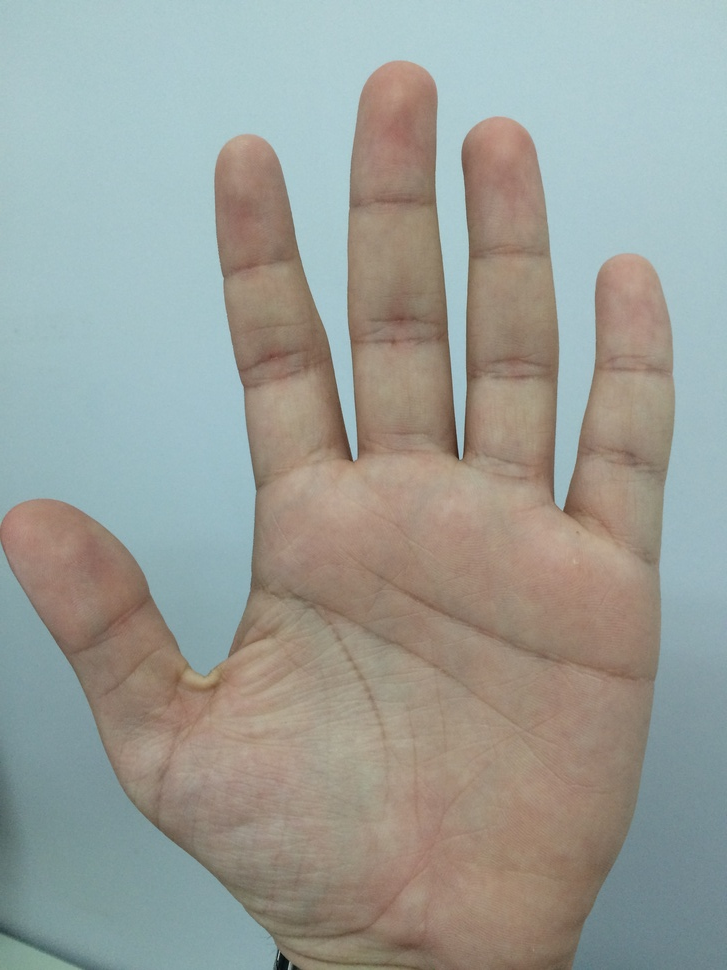
//> input picture issue_51/Sift Gabriel/img1.jpeg, 727 x 970 px, shrunk from 2448 x 3264 before the run, given in place of img1.jpg, which was not available
$ ./main   (built with g++ and OpenCV 4, older OpenCV classes emulated)
//> lines starting //> are read from the running program, lines starting //| are printed output that depends on the picture; pictures that were not available may be replaced by others from this repository, and a replacement may not be noted
#include <stdio.h>
#include <iostream>
#include "opencv2\core\core.hpp"
#include "opencv2\features2d\features2d.hpp"
#include "opencv2\highgui\highgui.hpp"
#include "opencv2\nonfree\nonfree.hpp"
#include "opencv2\nonfree\features2d.hpp"

using namespace cv;
using namespace std;

int main(){

    Mat img_1 = imread("img1.jpg",CV_LOAD_IMAGE_GRAYSCALE);
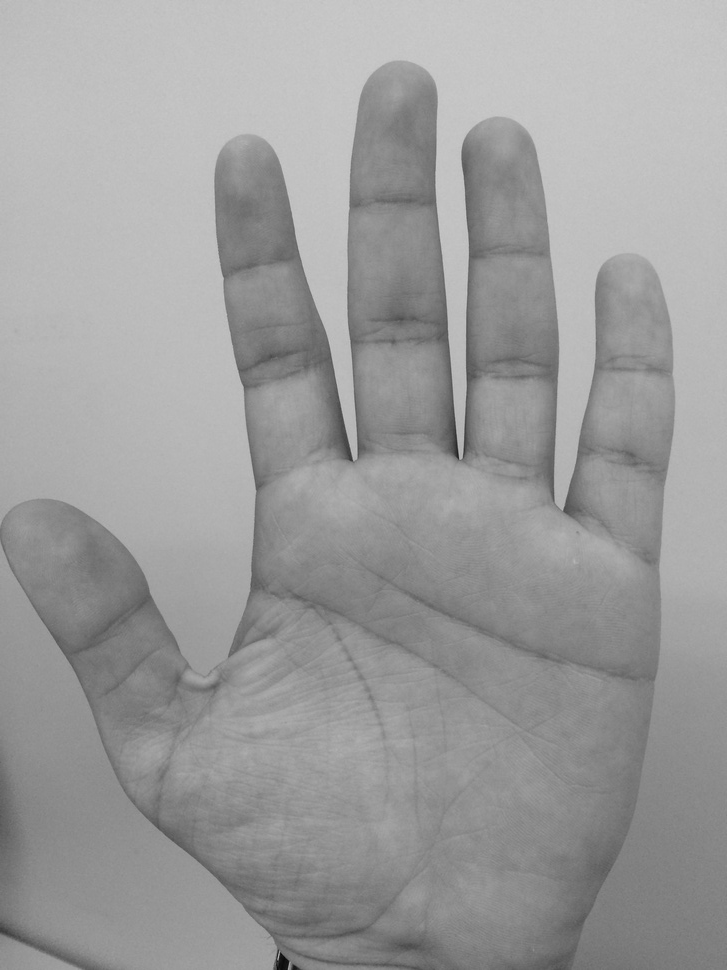
//> img_1: 970 rows x 727 cols, CV_8UC1; min 8, max 203, mean 156.3
    Mat img_2 = imread("img2.jpg",CV_LOAD_IMAGE_GRAYSCALE);
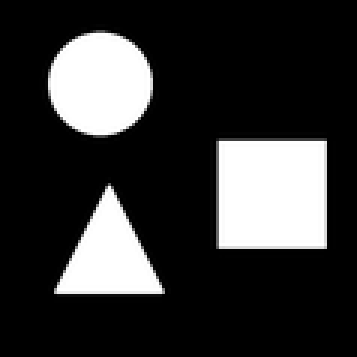
//> input picture issue_35/img2.png, 119 x 119 px, shrunk from 400 x 402 before the run, given in place of img2.jpg, which was not available (shown 3 times larger)
//> img_2 is the input picture: 119 rows x 119 cols, CV_8UC1; min 0, max 255, mean 53.2

    Mat img_keypoints_1;
    Mat img_keypoints_2;

    SiftFeatureDetector detector(100);

    vector<KeyPoint> keypoints_1;
    vector<KeyPoint> keypoints_2;

    detector.detect(img_1,keypoints_1);
//> keypoints_1 = 100 keypoints; strongest (x, y, size): (350, 459, 3.1), (350, 458, 3.8), (251, 213, 60.7), (287, 962, 2.5)
    detector.detect(img_2,keypoints_2);
//> keypoints_2 = 14 keypoints; strongest (x, y, size): (33, 28, 21.5), (36, 86, 18.3), (88, 64, 23.8), (101, 76, 11.1)


    SiftDescriptorExtractor extractor;

    Mat descriptors_1, descriptors_2;

    extractor.compute( img_1, keypoints_1, descriptors_1 );
    extractor.compute( img_2, keypoints_2, descriptors_2 );

    BFMatcher matcher(NORM_L2);
    vector< DMatch > matches;
    matcher.match( descriptors_1, descriptors_2, matches );
//> matches = 100 matches

    Mat img_matches;
    drawMatches( img_1, keypoints_1, img_2, keypoints_2, matches, img_matches );
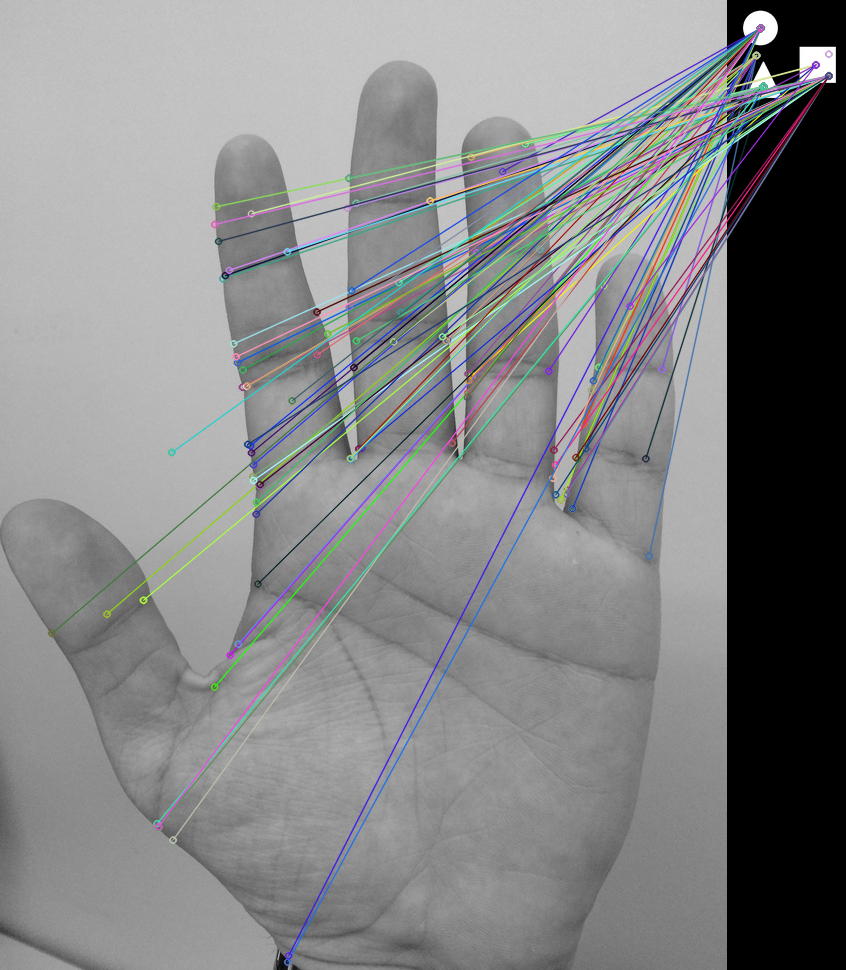
//> img_matches: 970 rows x 846 cols, CV_8UC3; mean B, G, R 134.6, 133.7, 132.8

    imshow("Matches", img_matches );

    waitKey(0);
    return 0;
}
